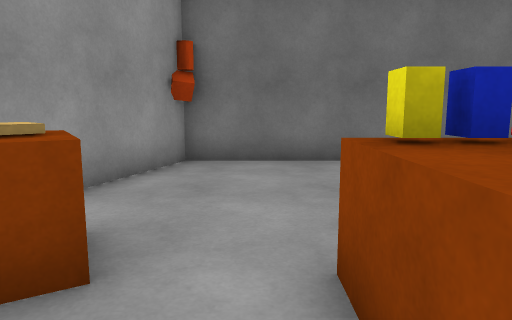
[1] (above)

12 first-person views from a walk through a scene from a Unity 3-D project. The camera is 1.2 m above the floor, tilts 8° down and sees 70° across. The floor is counted in squares, 1 m on a side. Each view is taken from the middle of a square. On the plan, view 1 faces up. The plan holds only what a view shows up to about 15 squares ahead; the rest is blank. The place goes on beyond the plan. The player character is not drawn. Surface patterns are stand-ins for the level's own textures.

[2]
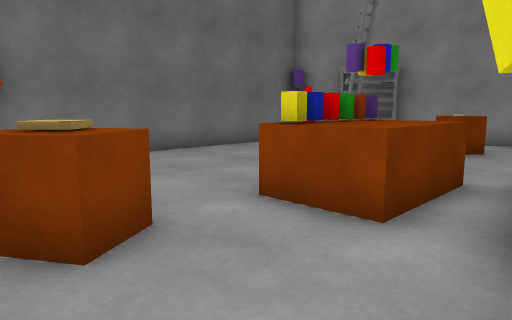

[3]
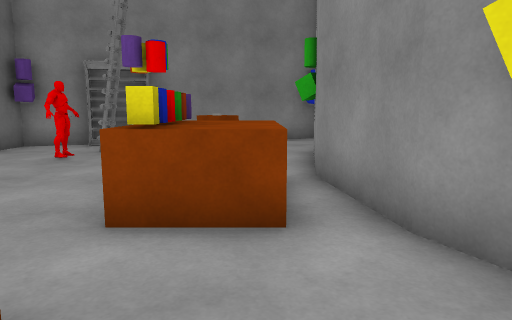

[4]
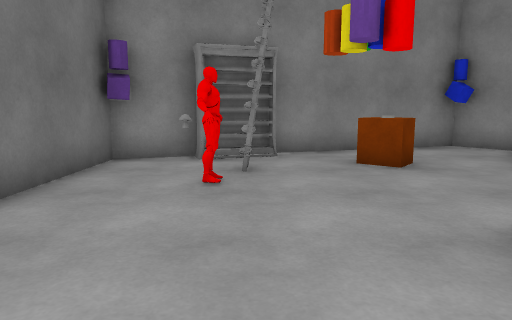

[5]
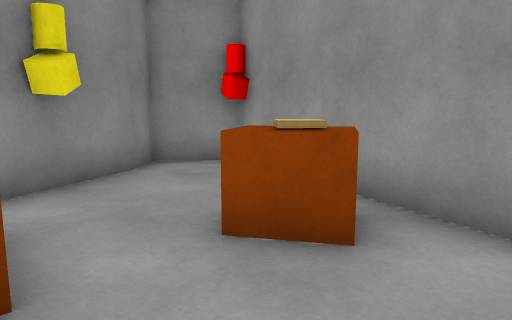

[6]
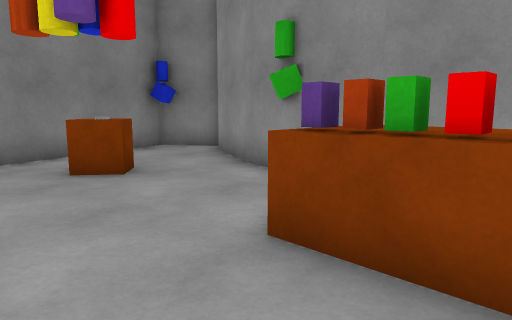

[7]
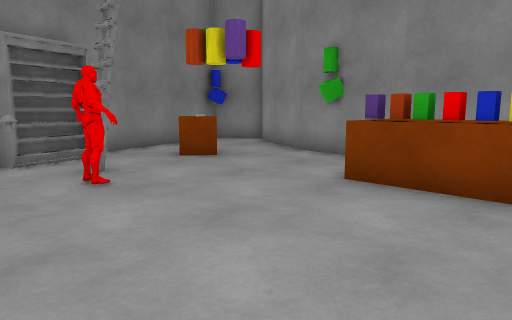

[8]
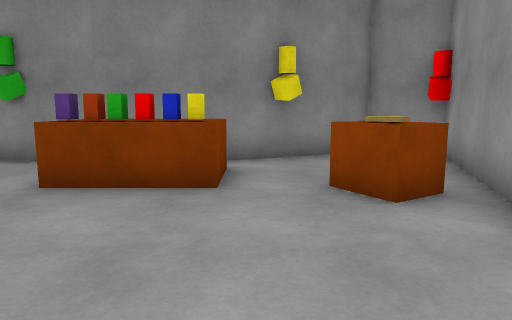

[9]
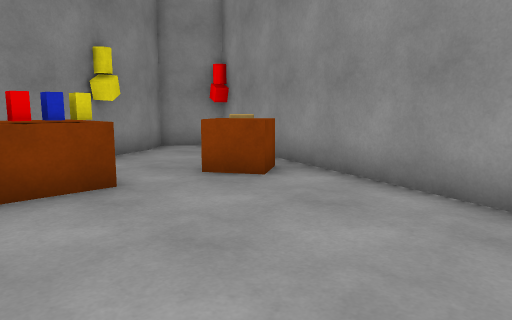

[10]
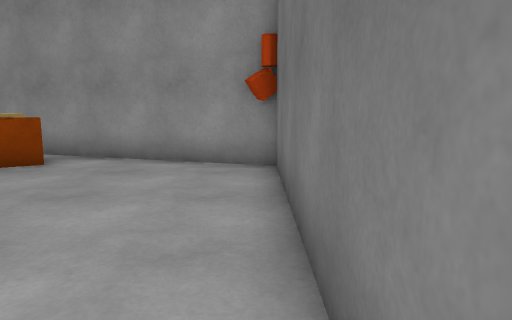

[11]
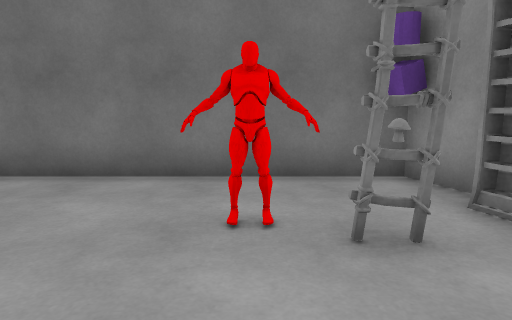

[12]
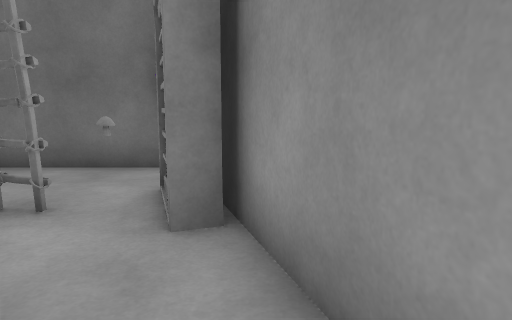

### Floor plan
Points are (right, up) in squares from view 1. A wall is a line through its corners. A room is listed if a view was taken in it or the views show most of it. See-through windows are left out.
Room 1 (views 1, 2, 3, 4, 5, 6, 7, 8, 9, 10, 11, 12)
walls: (3.5, -0.1) (6.7, -0.5); (5.6, 5.5) (6, 6.1); (5.4, 5.8) (6.3, 5.9); (5.9, 5.4) (5.6, 5.9); (6, 5.4) (5.6, 5.9); (6, 5.4) (5.5, 5.9); (5.7, 5.8) (5.7, 5.9); (6, 5.5) (5.6, 5.8); (6, 5.5) (5.6, 5.8); (5.8, 5.8) (6.2, 5.8) (5.5, 5.4); (5.8, 5.8) (5.8, 5.9) (5.9, 5.9) (6.4, 6) (5.9, 5.4) (5.7, 5.9); (5.8, 5.8) (5.8, 5.9) (6.1, 6.1); (5.8, 5.8) (5.7, 5.9); (6, 5.8) (6.3, 5.9); (6, 5.8) (5.6, 5.5) (5.8, 5.9); (6.6, 5.4) (5.6, 5.7) (6.2, 6.1); (6.3, 5.8) (6.1, 5.6) (5.6, 5.6); (0.4, -0.5) (3.6, -0.1); (6.5, 5.7) (6.2, 5.9); (6.6, 5.6) (5.4, 5.6); (6.3, 6) (6.1, 5.6) (5.5, 5.7); (6.5, 5.8) (5.6, 5.4); (6.7, 5.6) (5.9, 6); (6.7, 5.6) (5.4, 5.7); (6.6, 5.8) (5.2, 5.4); (6.5, -0.5) (9.4, -1.8); (-1.9, 7.6) (-4.5, -0.5); (-2.5, -1.8) (0.5, -0.5); (9.5, -1.9) (9.9, -2.3); (-4.9, -1.3) (-3.2, -2.5) (-2.3, -1.7); (10.1, -2.6) (11.8, -1.4) (8.6, 8.4) (-1.8, 8.4)
low walls: (2, 0.7) (0.6, 0.7) (0.6, 1.6)
objects: other object (-5, -1) to (-4, -1); brown block (-3, 2) to (-1, 3); cube (-2, 8) to (-1, 8); yellow cube (-1, -1); yellow block (1, 2); other object (2, 2); block (3, 2); green cube (5, 0) to (6, 0); ladder (7, 5) to (8, 5); brown block (8, 2) to (8, 3); other object (8, 6); purple cube (8, 8); bookshelf (9, 5) to (9, 6)

Where each view was taken, in squares from view 1:
view 1: 0 up, 0 right, facing up
view 2: 1 down, 3 left, facing up-right
view 3: 1 up, 3 left, facing right
view 4: 5 up, 0 right, facing right
view 5: 5 up, 1 right, facing down-left
view 6: 5 up, 1 right, facing down-right
view 7: 8 up, 0 right, facing down-right
view 8: 8 up, 0 right, facing down
view 9: 8 up, 3 right, facing down-left
view 10: 8 up, 6 right, facing left
view 11: 2 up, 6 right, facing up
view 12: 1 up, 10 right, facing up
